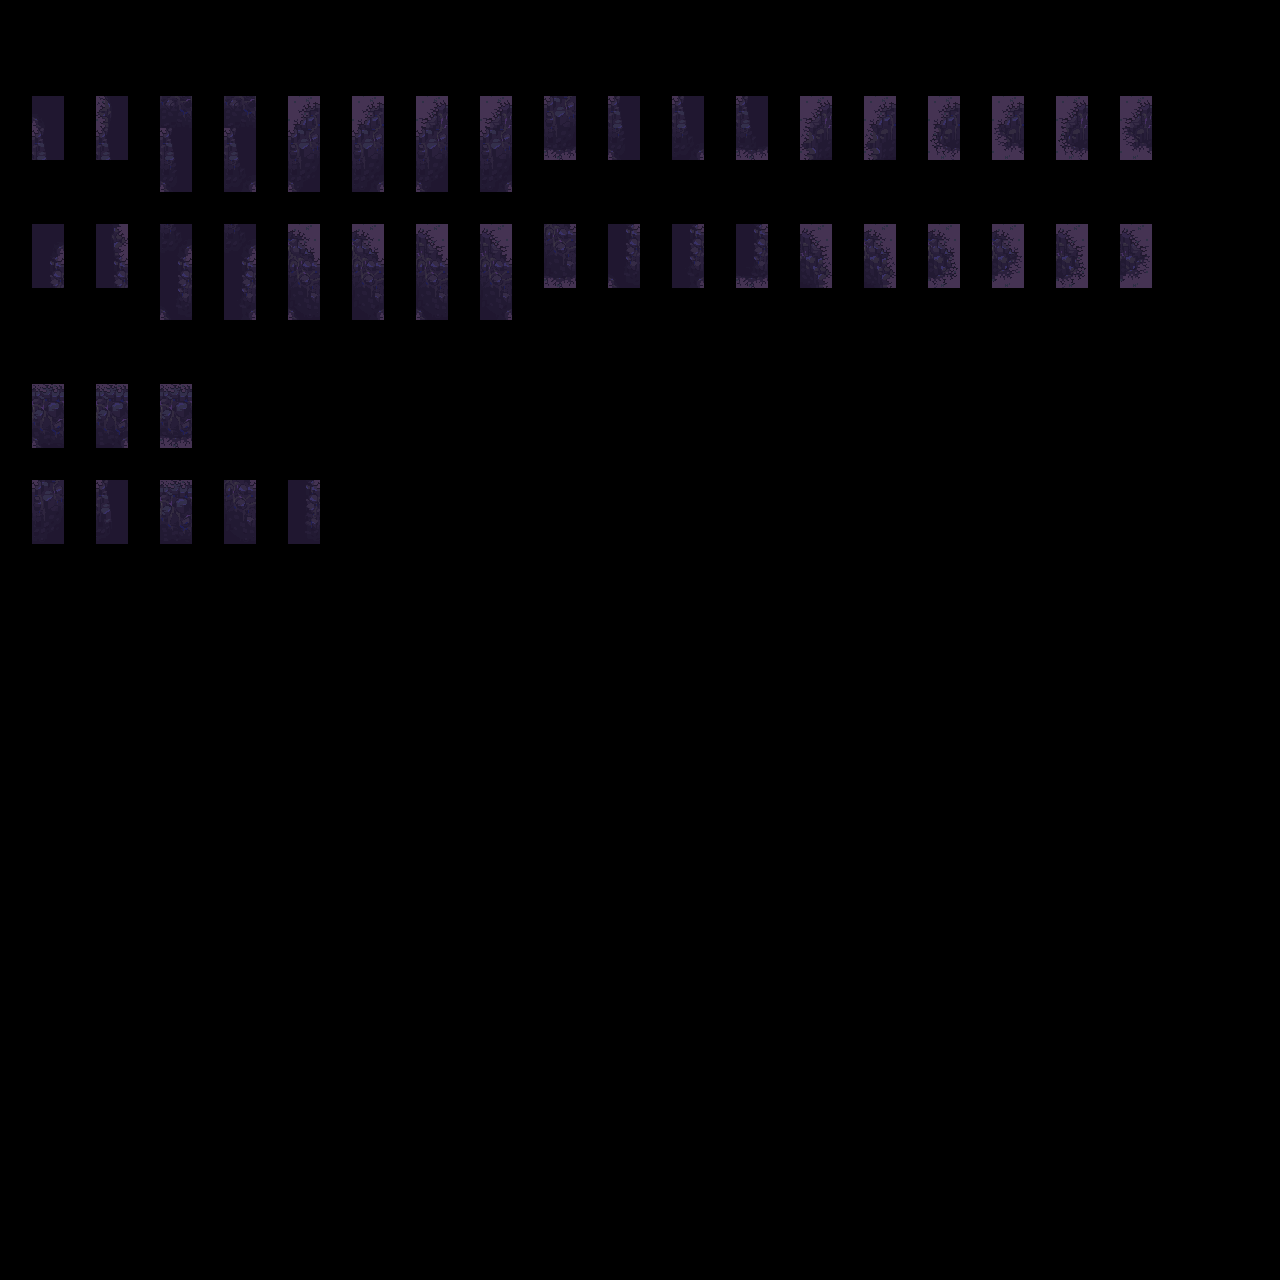

A level layout from a 2D game, rendered from its tile map. Below: a short description, then the map file with tile-grid data replaced by summaries:
An orthogonal 40x40 tile map with 32x32 px tiles, 2 tile layers (input_terrain2, output_terrain2), 2 hidden layers not drawn.

<map version="1.5" tiledversion="1.7.2" orientation="orthogonal" renderorder="right-down" width="40" height="40" tilewidth="32" tileheight="32" infinite="0" nextlayerid="5" nextobjectid="1">
 <tileset firstgid="1" source="cemetery-tileset-whole2.tsx" />
 <layer id="1" name="regions_input" width="40" height="40" visible="0">
  <data>[1600 cells, 100 non-empty, 1 distinct tile ids]</data>
 </layer>
 <layer id="2" name="input_terrain2" width="40" height="40">
  <data>[1600 cells, 100 non-empty, 21 distinct tile ids]</data>
 </layer>
 <layer id="3" name="regions_output" width="40" height="40" visible="0">
  <data>[1600 cells, 48 non-empty, 1 distinct tile ids]</data>
 </layer>
 <layer id="4" name="output_terrain2" width="40" height="40">
  <data>[1600 cells, 50 non-empty, 29 distinct tile ids]</data>
 </layer>
</map>
